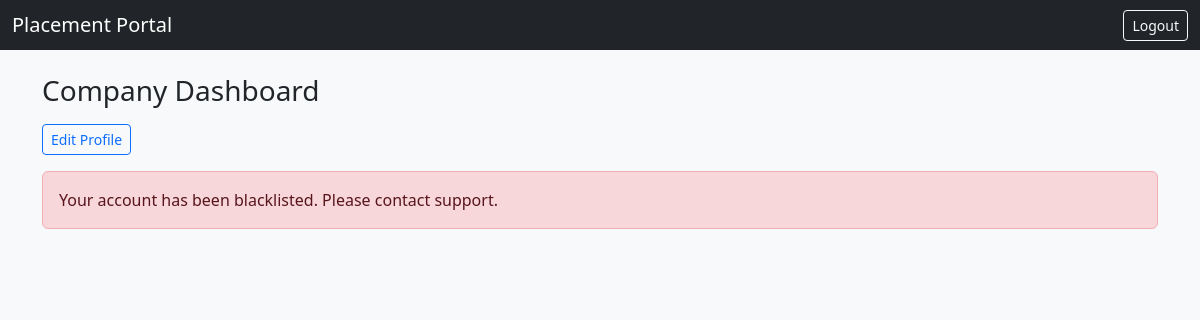
/dashboard (signed in), run on an earlier commit of the app's database.
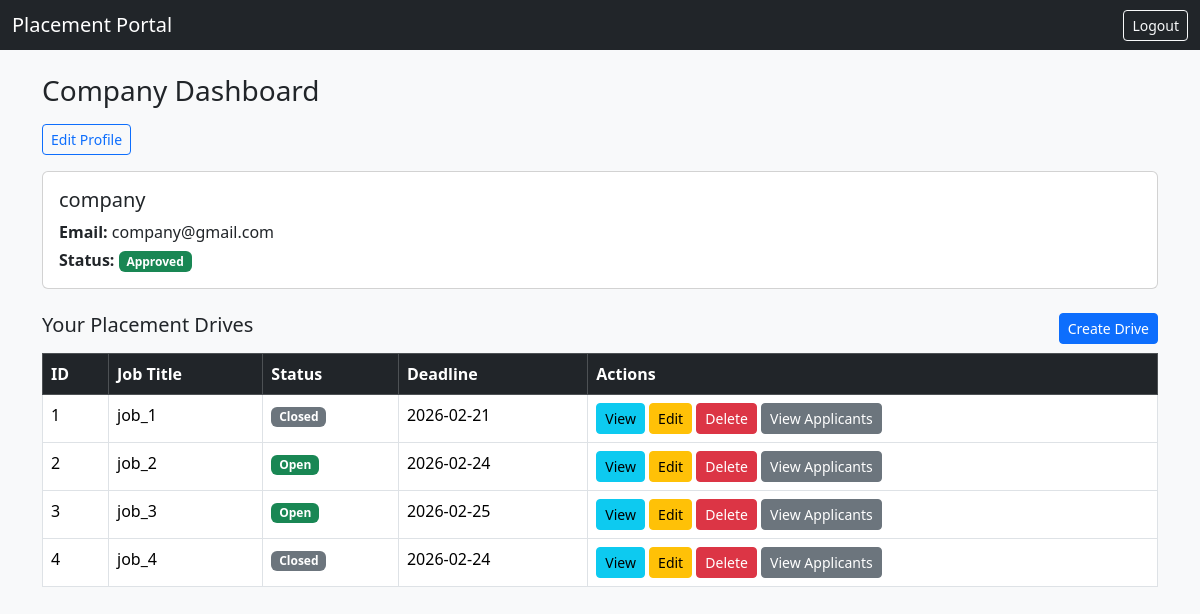
And on a later commit of the database.
### dp.py (models this page shows)
class Company(db.Model):
    __tablename__ = "companies"
    id = db.Column(db.Integer, primary_key=True)
    user_id = db.Column(
        db.Integer, db.ForeignKey("users.id"), nullable=False
    )
    company_name = db.Column(db.String(150), nullable=False)
    hr_contact = db.Column(db.String(100))
    website = db.Column(db.String(150))
    status = db.Column(db.String(20), default="Pending")
    blacklisted = db.Column(db.Boolean, default=False)

class User(UserMixin, db.Model):
    __tablename__ = "users"
    id = db.Column(db.Integer, primary_key=True)
    email = db.Column(db.String(120), unique=True, nullable=False)
    password = db.Column(db.String(200), nullable=False)
    role = db.Column(db.String(20), nullable=False)
    student_profile = db.relationship(
        "Student", backref="user"
    )
    company_profile = db.relationship(
        "Company", backref="user"
    )

class PlacementDrive(db.Model):
    __tablename__ = "placement_drives"
    id = db.Column(db.Integer, primary_key=True)
    company_id = db.Column(
        db.Integer, db.ForeignKey("companies.id"), nullable=False
    )
    job_title = db.Column(db.String(150), nullable=False)
    job_description = db.Column(db.String(2000))
    eligibility = db.Column(db.String(2000))
    deadline = db.Column(db.Date)
    status = db.Column(db.String(20), default="Pending")
    company = db.relationship("Company", backref="drives")
    applications = db.relationship("Application", backref="drive", cascade="all, delete" )

### app.py (the view, shortened to what this page needs)
@app.route('/dashboard')
@login_required
def dashboard():
    if current_user.role == "admin":
        return render_template("admin.html")
    elif current_user.role == "company":
        company = Company.query.filter_by(user_id=current_user.id).first()
        drives = PlacementDrive.query.filter_by(company_id=company.id).all()
        update_status_for_drives(drives)
        if not company:
            abort(403)
        return render_template("company_dashboard.html", company=company, drives=drives )
    else:
        abort(403)

### app.py (called while the page is built)
@login_manager.user_loader
def load_user(user_id):
    return User.query.get(int(user_id))

def update_status_for_drives(drives):
    today = datetime.today().date()
    for drive in drives:
        if drive.status == "Open" and drive.deadline < today:
            drive.status = "Closed"
    db.session.commit()

### templates/company_dashboard.html (shortened to what this page needs)
{% extends "index.html" %}
{% block content %}
<h3 class="mb-3">Company Dashboard</h3>
<div class="mb-3">
    <a href="/company/profile/edit" class="btn btn-outline-primary btn-sm">Edit Profile</a>
</div>
{% if company.blacklisted %}
<div class="alert alert-danger">
    Your account has been blacklisted. Please contact support.
</div>
{% elif company.status == "Pending" %}
<div class="alert alert-warning">
    Your account is pending admin approval. Please wait.
</div>
{% else %}
<div class="card mb-4">
    <div class="card-body">
        <h5 class="card-title">{{ company.company_name }}</h5>
        <p class="mb-1">
            <strong>Email:</strong> {{ company.user.email }}
        </p>
        <p class="mb-0">
            <strong>Status:</strong>
            <span class="badge bg-success">Approved</span>
        </p>
    </div>
</div>
<div class="d-flex justify-content-between align-items-center mb-2">
    <h5>Your Placement Drives</h5>
    <a href="/company/drives/create" class="btn btn-primary btn-sm">
        Create Drive
    </a>
</div>
<table class="table table-bordered">
    <thead class="table-dark">
        <tr>
            <th>ID</th>
            <th>Job Title</th>
            <th>Status</th>
            <th>Deadline</th>
            <th>Actions</th>
        </tr>
    </thead>
    <tbody>
        {% for drive in drives %}
        <tr>
            <td>{{ drive.id }}</td>
            <td>{{ drive.job_title }}</td>
            <td>
                {% if drive.status == "Pending" %}
                <span class="badge bg-warning">Pending Approval</span>
                {% elif drive.status == "Open" %}
                <span class="badge bg-success">Open</span>
                {% elif drive.status == "Closed" %}
                <span class="badge bg-secondary">Closed</span>
                {% else %}
                {{ drive.status }}
                {% endif %}
            </td>
            <td>{{ drive.deadline }}</td>
            <td>
                <a href="/company/drives/{{ drive.id }}" class="btn btn-sm btn-info">
                    View
                </a>
                <a href="/company/drives/edit/{{ drive.id }}" class="btn btn-sm btn-warning">
                    Edit
                </a>
                <form method="POST" action="/company/drives/delete/{{ drive.id }}" style="display:inline;">
                    <button class="btn btn-sm btn-danger"
                        onclick="return confirm('Are you sure you want to delete this drive? This action cannot be undone.');">
                        Delete
                    </button>
                </form>
                <a href="/company/drives/{{ drive.id }}/applications" class="btn btn-sm btn-secondary">
                    View Applicants
                </a>
            </td>
        </tr>
        {% else %}
        <tr>
            <td colspan="5" class="text-center">
                No placement drives created yet
            </td>
        </tr>
        {% endfor %}
    </tbody>
</table>
{% endif %}
{% endblock %}

What changed in the data, as far as the page shows it:
now on this page (row edited): Company: company_name "company"
changed Company: blacklisted True → False (drawn)
now on this page (row unchanged): User: user.email "company@gmail.com"
now on this page (row unchanged): PlacementDrive: id "1", job_title "job_1", status "Closed", deadline "2026-02-21"
now on this page (row unchanged): PlacementDrive: id "2", job_title "job_2", status "Open", deadline "2026-02-24"
now on this page (row unchanged): PlacementDrive: id "3", job_title "job_3", status "Open", deadline "2026-02-25"
added PlacementDrive: id "4", job_title "job_4", status "Closed", deadline "2026-02-24"
Also different on the page:
text no longer shown: "Your account has been blacklisted. Please contact support."
text now shown: "Email: Status: Approved Your Placement Drives Create Drive ID Job Title Status Deadline Actions"
